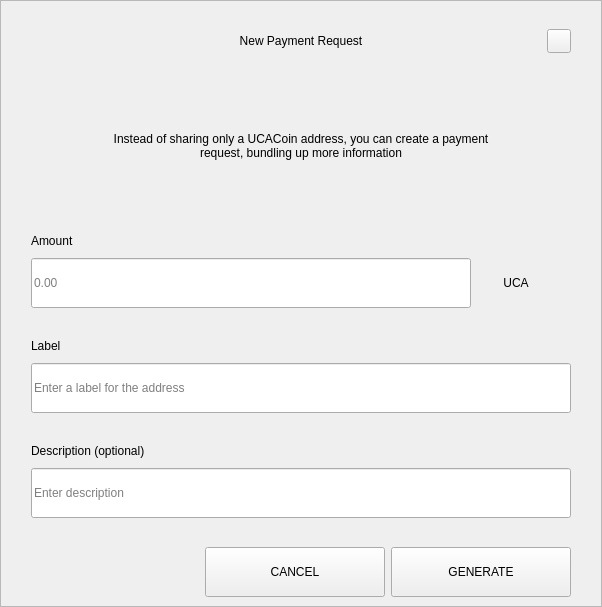
<?xml version="1.0" encoding="UTF-8"?>
<ui version="4.0">
 <class>RequestDialog</class>
 <widget class="QDialog" name="RequestDialog">
  <property name="geometry">
   <rect>
    <x>0</x>
    <y>0</y>
    <width>602</width>
    <height>607</height>
   </rect>
  </property>
  <property name="windowTitle">
   <string>Dialog</string>
  </property>
  <layout class="QVBoxLayout" name="verticalLayout_5">
   <property name="spacing">
    <number>0</number>
   </property>
   <property name="leftMargin">
    <number>0</number>
   </property>
   <property name="topMargin">
    <number>0</number>
   </property>
   <property name="rightMargin">
    <number>0</number>
   </property>
   <property name="bottomMargin">
    <number>0</number>
   </property>
   <item>
    <widget class="QFrame" name="frame">
     <property name="styleSheet">
      <string notr="true"/>
     </property>
     <property name="frameShape">
      <enum>QFrame::StyledPanel</enum>
     </property>
     <property name="frameShadow">
      <enum>QFrame::Raised</enum>
     </property>
     <layout class="QVBoxLayout" name="verticalLayout_4" stretch="1,0,0">
      <property name="spacing">
       <number>0</number>
      </property>
      <property name="leftMargin">
       <number>30</number>
      </property>
      <property name="topMargin">
       <number>20</number>
      </property>
      <property name="rightMargin">
       <number>30</number>
      </property>
      <property name="bottomMargin">
       <number>0</number>
      </property>
      <item>
       <layout class="QHBoxLayout" name="horizontalLayout_3">
        <property name="spacing">
         <number>0</number>
        </property>
        <item>
         <spacer name="horizontalSpacer_21">
          <property name="orientation">
           <enum>Qt::Horizontal</enum>
          </property>
          <property name="sizeHint" stdset="0">
           <size>
            <width>40</width>
            <height>20</height>
           </size>
          </property>
         </spacer>
        </item>
        <item>
         <widget class="QLabel" name="labelTitle">
          <property name="minimumSize">
           <size>
            <width>0</width>
            <height>40</height>
           </size>
          </property>
          <property name="maximumSize">
           <size>
            <width>16777215</width>
            <height>40</height>
           </size>
          </property>
          <property name="styleSheet">
           <string notr="true">padding-left:24px;</string>
          </property>
          <property name="text">
           <string>New Payment Request</string>
          </property>
          <property name="alignment">
           <set>Qt::AlignCenter</set>
          </property>
          <property name="margin">
           <number>7</number>
          </property>
         </widget>
        </item>
        <item>
         <spacer name="horizontalSpacer">
          <property name="orientation">
           <enum>Qt::Horizontal</enum>
          </property>
          <property name="sizeHint" stdset="0">
           <size>
            <width>40</width>
            <height>20</height>
           </size>
          </property>
         </spacer>
        </item>
        <item>
         <widget class="QPushButton" name="btnEsc">
          <property name="minimumSize">
           <size>
            <width>24</width>
            <height>24</height>
           </size>
          </property>
          <property name="maximumSize">
           <size>
            <width>24</width>
            <height>24</height>
           </size>
          </property>
          <property name="focusPolicy">
           <enum>Qt::NoFocus</enum>
          </property>
          <property name="text">
           <string/>
          </property>
         </widget>
        </item>
       </layout>
      </item>
      <item>
       <widget class="QStackedWidget" name="stack">
        <property name="minimumSize">
         <size>
          <width>540</width>
          <height>0</height>
         </size>
        </property>
        <property name="maximumSize">
         <size>
          <width>540</width>
          <height>16777215</height>
         </size>
        </property>
        <property name="currentIndex">
         <number>0</number>
        </property>
        <widget class="QWidget" name="page_1">
         <property name="minimumSize">
          <size>
           <width>540</width>
           <height>0</height>
          </size>
         </property>
         <property name="maximumSize">
          <size>
           <width>540</width>
           <height>16777215</height>
          </size>
         </property>
         <layout class="QVBoxLayout" name="layout1">
          <property name="spacing">
           <number>0</number>
          </property>
          <property name="leftMargin">
           <number>0</number>
          </property>
          <property name="topMargin">
           <number>0</number>
          </property>
          <property name="rightMargin">
           <number>0</number>
          </property>
          <property name="bottomMargin">
           <number>0</number>
          </property>
          <item>
           <spacer name="verticalSpacer_21">
            <property name="orientation">
             <enum>Qt::Vertical</enum>
            </property>
            <property name="sizeType">
             <enum>QSizePolicy::Fixed</enum>
            </property>
            <property name="sizeHint" stdset="0">
             <size>
              <width>20</width>
              <height>30</height>
             </size>
            </property>
           </spacer>
          </item>
          <item alignment="Qt::AlignHCenter">
           <widget class="QLabel" name="labelMessage">
            <property name="minimumSize">
             <size>
              <width>400</width>
              <height>50</height>
             </size>
            </property>
            <property name="text">
             <string>Instead of sharing only a UCACoin address, you can create a payment request, bundling up more information</string>
            </property>
            <property name="alignment">
             <set>Qt::AlignCenter</set>
            </property>
            <property name="wordWrap">
             <bool>true</bool>
            </property>
           </widget>
          </item>
          <item alignment="Qt::AlignBottom">
           <widget class="QWidget" name="containerAmount" native="true">
            <layout class="QVBoxLayout" name="verticalLayout">
             <property name="spacing">
              <number>9</number>
             </property>
             <property name="leftMargin">
              <number>0</number>
             </property>
             <property name="topMargin">
              <number>0</number>
             </property>
             <property name="rightMargin">
              <number>0</number>
             </property>
             <property name="bottomMargin">
              <number>0</number>
             </property>
             <item>
              <widget class="QLabel" name="labelSubtitleAmount">
               <property name="minimumSize">
                <size>
                 <width>350</width>
                 <height>16</height>
                </size>
               </property>
               <property name="maximumSize">
                <size>
                 <width>16777215</width>
                 <height>16</height>
                </size>
               </property>
               <property name="text">
                <string>Amount</string>
               </property>
              </widget>
             </item>
             <item alignment="Qt::AlignTop">
              <widget class="QWidget" name="layoutAmount" native="true">
               <layout class="QHBoxLayout" name="horizontalLayout" stretch="2,0">
                <property name="spacing">
                 <number>0</number>
                </property>
                <property name="leftMargin">
                 <number>0</number>
                </property>
                <property name="topMargin">
                 <number>0</number>
                </property>
                <property name="rightMargin">
                 <number>0</number>
                </property>
                <property name="bottomMargin">
                 <number>0</number>
                </property>
                <item>
                 <widget class="QLineEdit" name="lineEditAmount">
                  <property name="minimumSize">
                   <size>
                    <width>0</width>
                    <height>50</height>
                   </size>
                  </property>
                  <property name="maximumSize">
                   <size>
                    <width>16777215</width>
                    <height>50</height>
                   </size>
                  </property>
                  <property name="placeholderText">
                   <string notr="true">0.00</string>
                  </property>
                 </widget>
                </item>
                <item>
                 <widget class="QWidget" name="comboContainer" native="true">
                  <property name="minimumSize">
                   <size>
                    <width>100</width>
                    <height>50</height>
                   </size>
                  </property>
                  <property name="maximumSize">
                   <size>
                    <width>16777215</width>
                    <height>50</height>
                   </size>
                  </property>
                  <layout class="QHBoxLayout" name="horizontalLayout_31">
                   <property name="spacing">
                    <number>0</number>
                   </property>
                   <property name="leftMargin">
                    <number>0</number>
                   </property>
                   <property name="topMargin">
                    <number>0</number>
                   </property>
                   <property name="rightMargin">
                    <number>10</number>
                   </property>
                   <property name="bottomMargin">
                    <number>0</number>
                   </property>
                   <item>
                    <widget class="QLabel" name="comboBoxCoin">
                     <property name="text">
                      <string>UCA</string>
                     </property>
                     <property name="alignment">
                      <set>Qt::AlignCenter</set>
                     </property>
                    </widget>
                   </item>
                  </layout>
                 </widget>
                </item>
               </layout>
              </widget>
             </item>
            </layout>
           </widget>
          </item>
          <item>
           <spacer name="verticalSpacer_31">
            <property name="orientation">
             <enum>Qt::Vertical</enum>
            </property>
            <property name="sizeType">
             <enum>QSizePolicy::Fixed</enum>
            </property>
            <property name="sizeHint" stdset="0">
             <size>
              <width>20</width>
              <height>30</height>
             </size>
            </property>
           </spacer>
          </item>
          <item>
           <layout class="QVBoxLayout" name="verticalLayoutLabel">
            <property name="spacing">
             <number>9</number>
            </property>
            <item>
             <widget class="QLabel" name="labelSubtitleLabel">
              <property name="minimumSize">
               <size>
                <width>0</width>
                <height>16</height>
               </size>
              </property>
              <property name="maximumSize">
               <size>
                <width>16777215</width>
                <height>16</height>
               </size>
              </property>
              <property name="text">
               <string>Label</string>
              </property>
             </widget>
            </item>
            <item>
             <widget class="QLineEdit" name="lineEditLabel">
              <property name="minimumSize">
               <size>
                <width>0</width>
                <height>50</height>
               </size>
              </property>
              <property name="maximumSize">
               <size>
                <width>16777215</width>
                <height>50</height>
               </size>
              </property>
              <property name="placeholderText">
               <string>Enter a label for the address</string>
              </property>
             </widget>
            </item>
           </layout>
          </item>
          <item>
           <spacer name="verticalSpacer_34">
            <property name="orientation">
             <enum>Qt::Vertical</enum>
            </property>
            <property name="sizeType">
             <enum>QSizePolicy::Fixed</enum>
            </property>
            <property name="sizeHint" stdset="0">
             <size>
              <width>20</width>
              <height>30</height>
             </size>
            </property>
           </spacer>
          </item>
          <item>
           <layout class="QVBoxLayout" name="verticalLayoutDescription">
            <property name="spacing">
             <number>9</number>
            </property>
            <item>
             <widget class="QLabel" name="labelSubtitleDescription">
              <property name="minimumSize">
               <size>
                <width>0</width>
                <height>16</height>
               </size>
              </property>
              <property name="maximumSize">
               <size>
                <width>16777215</width>
                <height>16</height>
               </size>
              </property>
              <property name="text">
               <string>Description (optional)</string>
              </property>
             </widget>
            </item>
            <item>
             <widget class="QLineEdit" name="lineEditDescription">
              <property name="minimumSize">
               <size>
                <width>0</width>
                <height>50</height>
               </size>
              </property>
              <property name="maximumSize">
               <size>
                <width>16777215</width>
                <height>50</height>
               </size>
              </property>
              <property name="placeholderText">
               <string>Enter description</string>
              </property>
             </widget>
            </item>
            <item>
             <spacer name="verticalSpacer_4">
              <property name="orientation">
               <enum>Qt::Vertical</enum>
              </property>
              <property name="sizeType">
               <enum>QSizePolicy::Fixed</enum>
              </property>
              <property name="sizeHint" stdset="0">
               <size>
                <width>20</width>
                <height>20</height>
               </size>
              </property>
             </spacer>
            </item>
           </layout>
          </item>
         </layout>
        </widget>
        <widget class="QWidget" name="page_2">
         <layout class="QVBoxLayout" name="layout2">
          <item>
           <spacer name="verticalSpacer_5">
            <property name="orientation">
             <enum>Qt::Vertical</enum>
            </property>
            <property name="sizeType">
             <enum>QSizePolicy::Fixed</enum>
            </property>
            <property name="sizeHint" stdset="0">
             <size>
              <width>20</width>
              <height>50</height>
             </size>
            </property>
           </spacer>
          </item>
          <item alignment="Qt::AlignHCenter">
           <widget class="QLabel" name="labelQrImg">
            <property name="minimumSize">
             <size>
              <width>260</width>
              <height>260</height>
             </size>
            </property>
            <property name="maximumSize">
             <size>
              <width>260</width>
              <height>260</height>
             </size>
            </property>
            <property name="text">
             <string/>
            </property>
            <property name="alignment">
             <set>Qt::AlignCenter</set>
            </property>
           </widget>
          </item>
          <item>
           <spacer name="verticalSpacer_2">
            <property name="orientation">
             <enum>Qt::Vertical</enum>
            </property>
            <property name="sizeType">
             <enum>QSizePolicy::Fixed</enum>
            </property>
            <property name="sizeHint" stdset="0">
             <size>
              <width>20</width>
              <height>30</height>
             </size>
            </property>
           </spacer>
          </item>
          <item alignment="Qt::AlignHCenter">
           <widget class="QLabel" name="labelAddress">
            <property name="text">
             <string>GMeCEsjP732YA4uvBKRbp1mwvg5PGhK2C5 </string>
            </property>
           </widget>
          </item>
          <item>
           <spacer name="verticalSpacer_32">
            <property name="orientation">
             <enum>Qt::Vertical</enum>
            </property>
            <property name="sizeType">
             <enum>QSizePolicy::Expanding</enum>
            </property>
            <property name="sizeHint" stdset="0">
             <size>
              <width>20</width>
              <height>20</height>
             </size>
            </property>
           </spacer>
          </item>
          <item>
           <layout class="QHBoxLayout" name="horizontal">
            <property name="leftMargin">
             <number>20</number>
            </property>
            <property name="rightMargin">
             <number>20</number>
            </property>
            <property name="bottomMargin">
             <number>20</number>
            </property>
            <item>
             <spacer name="horizontalSpacer_4">
              <property name="orientation">
               <enum>Qt::Horizontal</enum>
              </property>
              <property name="sizeHint" stdset="0">
               <size>
                <width>40</width>
                <height>20</height>
               </size>
              </property>
             </spacer>
            </item>
            <item>
             <widget class="QPushButton" name="btnCopyAddress">
              <property name="minimumSize">
               <size>
                <width>180</width>
                <height>50</height>
               </size>
              </property>
              <property name="text">
               <string>COPY ADDRESS</string>
              </property>
             </widget>
            </item>
            <item>
             <widget class="QPushButton" name="btnCopyUrl">
              <property name="minimumSize">
               <size>
                <width>180</width>
                <height>50</height>
               </size>
              </property>
              <property name="text">
               <string>COPY URL</string>
              </property>
             </widget>
            </item>
            <item>
             <spacer name="horizontalSpacer_2">
              <property name="orientation">
               <enum>Qt::Horizontal</enum>
              </property>
              <property name="sizeHint" stdset="0">
               <size>
                <width>40</width>
                <height>20</height>
               </size>
              </property>
             </spacer>
            </item>
           </layout>
          </item>
         </layout>
        </widget>
       </widget>
      </item>
      <item>
       <widget class="QWidget" name="buttonsStack" native="true">
        <layout class="QHBoxLayout" name="horizontalLayout_5">
         <property name="leftMargin">
          <number>20</number>
         </property>
         <property name="rightMargin">
          <number>0</number>
         </property>
         <item>
          <spacer name="horizontalSpacer_41">
           <property name="orientation">
            <enum>Qt::Horizontal</enum>
           </property>
           <property name="sizeHint" stdset="0">
            <size>
             <width>40</width>
             <height>20</height>
            </size>
           </property>
          </spacer>
         </item>
         <item>
          <widget class="QPushButton" name="btnCancel">
           <property name="minimumSize">
            <size>
             <width>180</width>
             <height>50</height>
            </size>
           </property>
           <property name="focusPolicy">
            <enum>Qt::NoFocus</enum>
           </property>
           <property name="text">
            <string>CANCEL</string>
           </property>
          </widget>
         </item>
         <item>
          <widget class="QPushButton" name="btnSave">
           <property name="minimumSize">
            <size>
             <width>180</width>
             <height>50</height>
            </size>
           </property>
           <property name="focusPolicy">
            <enum>Qt::NoFocus</enum>
           </property>
           <property name="text">
            <string>GENERATE</string>
           </property>
          </widget>
         </item>
        </layout>
       </widget>
      </item>
     </layout>
    </widget>
   </item>
  </layout>
 </widget>
 <resources/>
 <connections/>
</ui>
